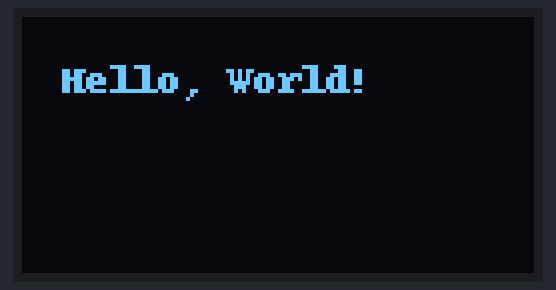
Bench run of a program on a simulated Raspberry Pi (BCM pin numbers). On the bench: 128×64 one-colour display.

Above: at 0.3 s.

The program:

OLED_test.py
```python
import time
from luma.core.interface.serial import i2c
from luma.oled.device import sh1106
from luma.core.render import canvas

# Create an I2C interface and initialize the SH1106 OLED display
serial = i2c(port=1, address=0x3C)  # Use 0x3C for SH1106
device = sh1106(serial)

# Clear the display
device.clear()

# Function to display a message
def display_message(message):
    with canvas(device) as draw:
        draw.text((10, 10), message, fill="white")

# Main function to test the OLED display
def main():
    while True:
        display_message("Hello, World!")
        time.sleep(1)  # Hold the message for 1 second

if __name__ == "__main__":
    main()
```
